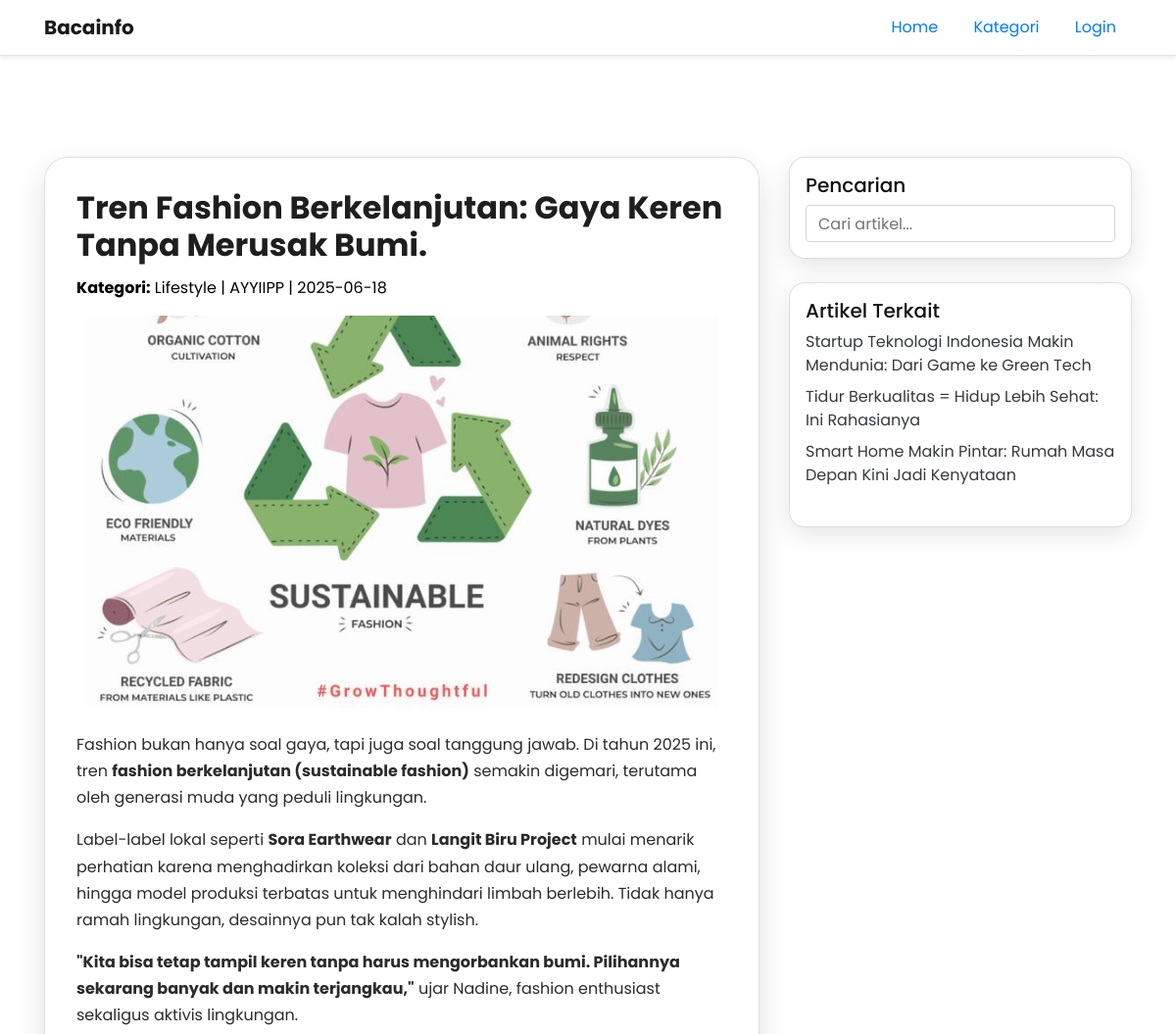
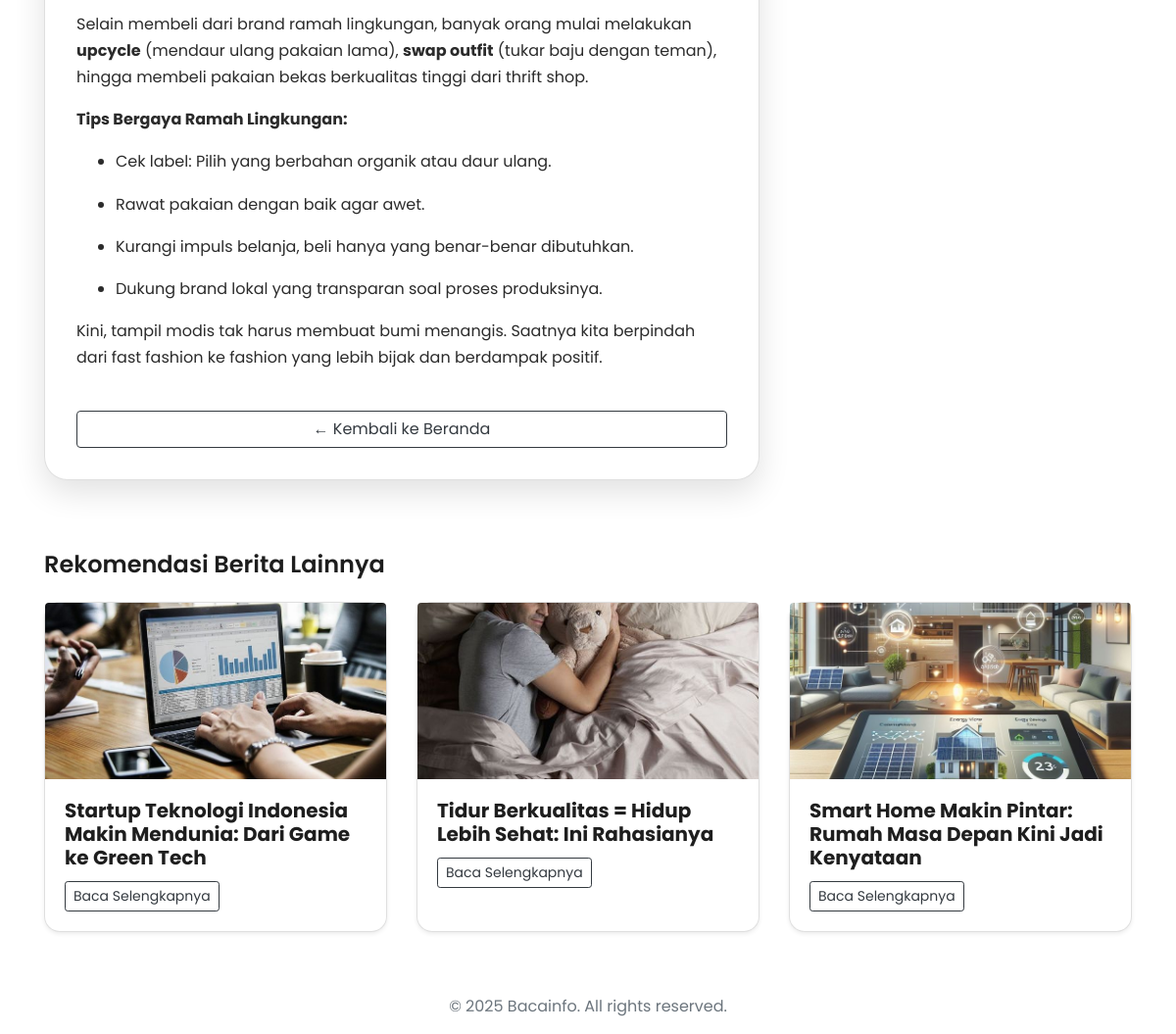
The page /UASWEB/berita.php?id=18 on the database its author committed (2 pictures, top to bottom).
### tables this page shows
CREATE TABLE `article` (
  `id` int NOT NULL,
  `date` varchar(20) DEFAULT NULL,
  `title` varchar(255) DEFAULT NULL,
  `content` text,
  `picture` varchar(255) DEFAULT NULL
);

CREATE TABLE `category` (
  `id` int NOT NULL,
  `nama` varchar(100) DEFAULT NULL,
  `description` text
);

CREATE TABLE `author` (
  `id` int NOT NULL,
  `nickname` varchar(100) DEFAULT NULL,
  `email` varchar(150) DEFAULT NULL,
  `password` varchar(255) DEFAULT NULL,
  `role` enum('user','admin') DEFAULT 'user'
);

### UASWEB/berita.php (the view, shortened to what this page needs)
<?php
include("koneksi.php");
$id = isset($_GET['id']) ? intval($_GET['id']) : 0;
$sql = "SELECT a.id, a.date, a.title, a.content, a.picture,
               au.nickname AS author_name, c.nama AS category_nama
        FROM article a
        LEFT JOIN article_author aa ON a.id = aa.article_id
        LEFT JOIN author au ON aa.author_id = au.id
        LEFT JOIN article_category ac ON a.id = ac.article_id
        LEFT JOIN category c ON ac.category_id = c.id
        WHERE a.id = $id
        LIMIT 1";
$result = mysqli_query($koneksi, $sql);
$article = mysqli_fetch_assoc($result);
$rekomendasiSql = "SELECT id, title, picture FROM article WHERE id != $id ORDER BY RAND() LIMIT 3";
$rekomendasiResult = mysqli_query($koneksi, $rekomendasiSql);
$rekomendasiList = [];
while($row = mysqli_fetch_assoc($rekomendasiResult)) {
    $rekomendasiList[] = $row;
}
?>
<!DOCTYPE html>
<html lang="id">
<head>
  <link rel="stylesheet" href="https://cdn.jsdelivr.net/npm/bootstrap@4.6.2/dist/css/bootstrap.min.css">
</head>
<body>
  <nav class="navbar navbar-expand-lg navbar-light bg-white border-bottom shadow-sm fixed-top">
    <div class="container">
      <a class="navbar-brand font-weight-bold" href="index.php">Bacainfo</a>
      <div class="ml-auto">
        <a href="index.php" class="nav-link d-inline">Home</a>
        <a href="kategori.php" class="nav-link d-inline">Kategori</a>
        <a href="login.php" class="nav-link d-inline">Login</a>
      </div>
    </div>
  </nav>
  <div class="background-wrapper">
    <img src="img/bgkategori.jpg" alt="Background Gambar">
  </div>
  <div class="container mt-5 pt-5">
    <div class="row">
      <div class="col-md-8">
        <div class="card card-main mb-4">
          <h2 class="card-title"><?= htmlspecialchars($article['title']) ?></h2>
          <p style="color: #000;">
            <strong>Kategori:</strong> <?= htmlspecialchars($article['category_nama'] ?? 'Tidak diketahui'); ?> |
            <?= htmlspecialchars($article['author_name'] ?? 'Anonim'); ?> |
            <?= htmlspecialchars($article['date']); ?>
          </p>
          <img src="img/<?= htmlspecialchars($article['picture']); ?>" class="img-fluid rounded mb-4" alt="Gambar Artikel" style="max-height: 400px; object-fit: cover; width: 100%;">
          <div class="card-text"><?= $article['content']; ?></div>
          <a href="index.php" class="btn btn-outline-dark btn-kembali">← Kembali ke Beranda</a>
        </div>
      </div>
      <div class="col-md-4">
        <div class="card card-rekom mb-4 p-3">
          <h5>Pencarian</h5>
          <form action="search.php" method="GET">
            <input type="text" name="keyword" class="form-control" placeholder="Cari artikel...">
          </form>
        </div>
        <div class="card card-rekom p-3">
          <h5>Artikel Terkait</h5>
          <ul class="list-unstyled">
            <?php foreach($rekomendasiList as $rekom): ?>
              <li class="mb-2">
                <a href="berita.php?id=<?= $rekom['id']; ?>" class="text-dark">
                  <?= htmlspecialchars($rekom['title']); ?>
                </a>
              </li>
            <?php endforeach; ?>
          </ul>
        </div>
      </div>
    </div>
    <h4>Rekomendasi Berita Lainnya</h4>
    <div class="row mt-4">
      <?php foreach($rekomendasiList as $rekom): ?>
        <div class="col-md-4 mb-3">
          <div class="card card-rekom h-100 shadow-sm">
            <img src="img/<?= htmlspecialchars($rekom['picture']); ?>" class="card-img-top rounded-top" style="height: 180px; object-fit: cover;" alt="<?= htmlspecialchars($rekom['title']); ?>">
            <div class="card-body">
              <h5 class="card-title"><?= htmlspecialchars($rekom['title']); ?></h5>
              <a href="berita.php?id=<?= $rekom['id']; ?>" class="btn btn-sm btn-outline-dark">Baca Selengkapnya</a>
            </div>
          </div>
        </div>
      <?php endforeach; ?>
    </div>
    <footer class="text-center mt-5 mb-3 text-muted">
      &copy; <?= date('Y') ?> Bacainfo. All rights reserved.
    </footer>
  </div>
</body>
</html>

### UASWEB/berita.php (style rules this page uses)
body { font-family: 'Fredoka', sans-serif; }
body { background-image: url('img/bgtkategori.png'); background-size: cover; background-repeat: no-repeat; background-attachment: fixed; background-position: center; font-family: 'Poppins', sans-serif; padding-top: 4rem; }
.background-wrapper img { width: 100%; height: 100%; object-fit: cover; position: fixed; top: 0; left: 0; z-index: -1; filter: blur(20px); transform: scale(1.1); }
.card-main { background: rgba(255, 255, 255, 0.18); border-radius: 24px; padding: 2rem; box-shadow: 0 12px 32px rgba(0, 0, 0, 0.12); backdrop-filter: blur(25px); -webkit-backdrop-filter: blur(25px); color: #222; transition: all 0.3s ease; }
.card-rekom { background: rgba(255, 255, 255, 0.22); backdrop-filter: blur(20px); border-radius: 16px; box-shadow: 0 8px 24px rgba(0, 0, 0, 0.1); transition: transform 0.2s ease; color: #111; }
.card-title { font-weight: 700; color: #1e1e1e; }
.card-text { color: #2b2b2b; line-height: 1.7; }
.btn-kembali { margin-top: 1.5rem; }
h4 { font-weight: 600; margin-top: 3rem; color: #1d1d1d; }

### rows shown on the page
article: title "Tren Fashion Berkelanjutan: Gaya Keren Tanpa Merusak Bumi.", category.nama "Lifestyle", author.nickname "AYYIIPP", date "2025-06-18", picture (picture), content "Fashion bukan hanya soal gaya, tapi juga soal tanggung jawab. Di tahun 2025 ini, tren fashion berkelanjutan (sustainable fashion) semakin digemari, terutama oleh generasi muda yang peduli lingkungan. Label-label lokal seperti Sora Earthwear dan Langit Biru Project mulai menarik perhatian karena menghadirkan koleksi dari bahan daur ulang, pewarna alami, hingga model produksi terbatas untuk menghindari limbah berlebih. Tidak hanya ramah lingkungan, desainnya pun tak kalah stylish. \"Kita bisa tetap tampil keren tanpa harus mengorbankan bumi. Pilihannya sekarang banyak dan makin terjangkau,\" ujar Nadine, fashion enthusiast sekaligus aktivis lingkungan. Selain membeli dari brand ramah…"
article: title "Startup Teknologi Indonesia Makin Mendunia: Dari Game ke Green Tech", picture (picture)
article: title "Tidur Berkualitas = Hidup Lebih Sehat: Ini Rahasianya", picture (picture)
article: title "Smart Home Makin Pintar: Rumah Masa Depan Kini Jadi Kenyataan", picture (picture)
